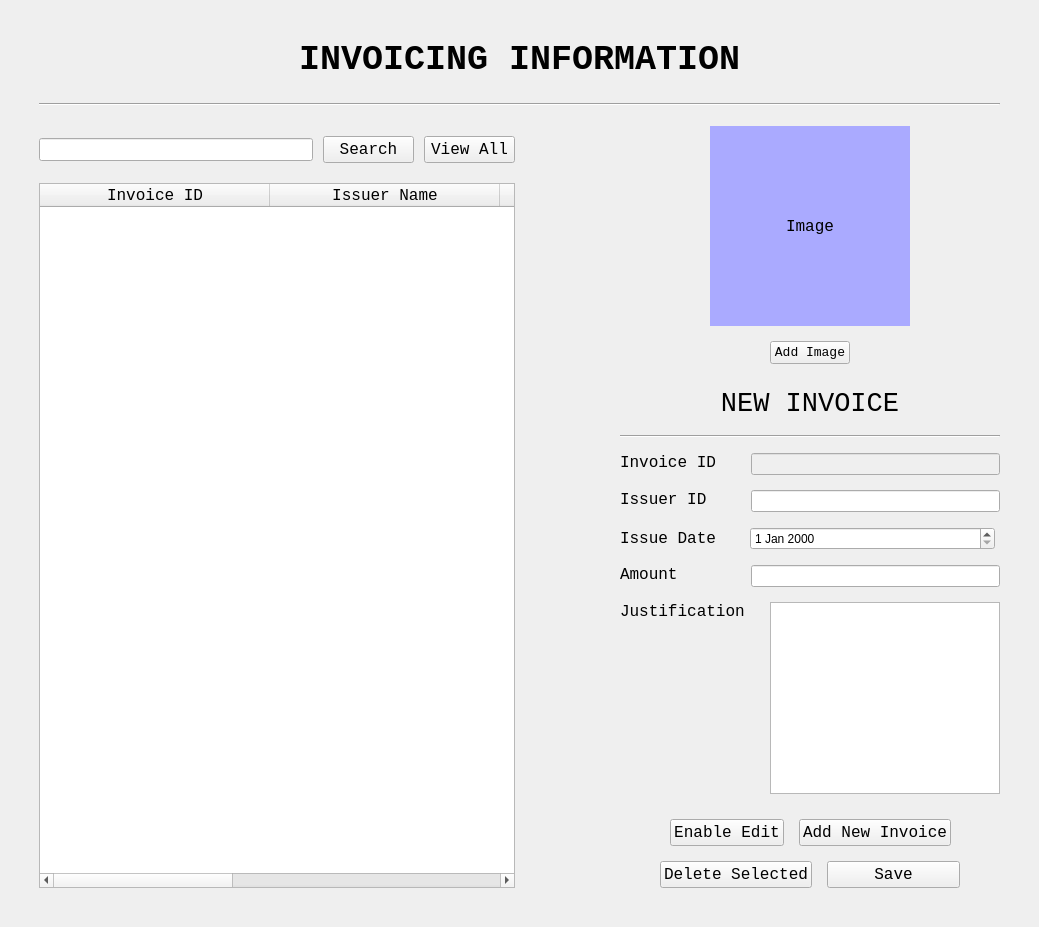
<?xml version="1.0" encoding="UTF-8"?>
<ui version="4.0">
 <class>MainWindow</class>
 <widget class="QMainWindow" name="MainWindow">
  <property name="geometry">
   <rect>
    <x>0</x>
    <y>0</y>
    <width>1039</width>
    <height>927</height>
   </rect>
  </property>
  <property name="windowTitle">
   <string>MainWindow</string>
  </property>
  <widget class="QWidget" name="centralwidget">
   <layout class="QVBoxLayout" name="verticalLayout_9">
    <item>
     <layout class="QVBoxLayout" name="verticalLayout_4" stretch="0,0,0,1">
      <property name="spacing">
       <number>10</number>
      </property>
      <property name="leftMargin">
       <number>30</number>
      </property>
      <property name="topMargin">
       <number>30</number>
      </property>
      <property name="rightMargin">
       <number>30</number>
      </property>
      <property name="bottomMargin">
       <number>30</number>
      </property>
      <item>
       <layout class="QVBoxLayout" name="verticalLayout">
        <item>
         <widget class="QLabel" name="ServiceLebel1">
          <property name="font">
           <font>
            <family>Courier New</family>
            <pointsize>26</pointsize>
            <weight>75</weight>
            <bold>true</bold>
           </font>
          </property>
          <property name="text">
           <string>INVOICING INFORMATION</string>
          </property>
          <property name="alignment">
           <set>Qt::AlignCenter</set>
          </property>
         </widget>
        </item>
       </layout>
      </item>
      <item>
       <spacer name="verticalSpacer_2">
        <property name="orientation">
         <enum>Qt::Vertical</enum>
        </property>
        <property name="sizeHint" stdset="0">
         <size>
          <width>938</width>
          <height>13</height>
         </size>
        </property>
       </spacer>
      </item>
      <item>
       <widget class="Line" name="line">
        <property name="orientation">
         <enum>Qt::Horizontal</enum>
        </property>
       </widget>
      </item>
      <item>
       <layout class="QHBoxLayout" name="horizontalLayout_8" stretch="50,10,40">
        <item>
         <layout class="QVBoxLayout" name="verticalLayout_3">
          <item>
           <layout class="QHBoxLayout" name="horizontalLayout" stretch="30,10,10">
            <property name="topMargin">
             <number>20</number>
            </property>
            <property name="rightMargin">
             <number>0</number>
            </property>
            <property name="bottomMargin">
             <number>10</number>
            </property>
            <item>
             <widget class="QLineEdit" name="line_bill_search">
              <property name="font">
               <font>
                <pointsize>10</pointsize>
               </font>
              </property>
             </widget>
            </item>
            <item>
             <widget class="QPushButton" name="line_bill_view_all">
              <property name="font">
               <font>
                <family>Courier New</family>
                <pointsize>12</pointsize>
               </font>
              </property>
              <property name="cursor">
               <cursorShape>PointingHandCursor</cursorShape>
              </property>
              <property name="text">
               <string>Search</string>
              </property>
             </widget>
            </item>
            <item>
             <widget class="QPushButton" name="button_bill_view_all">
              <property name="font">
               <font>
                <family>Courier New</family>
                <pointsize>12</pointsize>
               </font>
              </property>
              <property name="cursor">
               <cursorShape>PointingHandCursor</cursorShape>
              </property>
              <property name="text">
               <string>View All</string>
              </property>
             </widget>
            </item>
           </layout>
          </item>
          <item>
           <widget class="QTableWidget" name="table_bill">
            <property name="minimumSize">
             <size>
              <width>449</width>
              <height>0</height>
             </size>
            </property>
            <property name="font">
             <font>
              <family>Courier New</family>
              <pointsize>12</pointsize>
             </font>
            </property>
            <attribute name="horizontalHeaderDefaultSectionSize">
             <number>230</number>
            </attribute>
            <column>
             <property name="text">
              <string>Invoice ID</string>
             </property>
             <property name="font">
              <font>
               <family>Courier New</family>
               <pointsize>12</pointsize>
              </font>
             </property>
            </column>
            <column>
             <property name="text">
              <string>Issuer Name</string>
             </property>
             <property name="font">
              <font>
               <family>Courier New</family>
               <pointsize>12</pointsize>
              </font>
             </property>
            </column>
            <column>
             <property name="text">
              <string>Issue Date</string>
             </property>
             <property name="font">
              <font>
               <family>Courier New</family>
               <pointsize>12</pointsize>
              </font>
             </property>
            </column>
            <column>
             <property name="text">
              <string>Amount</string>
             </property>
             <property name="font">
              <font>
               <family>Courier New</family>
               <pointsize>12</pointsize>
              </font>
             </property>
            </column>
            <column>
             <property name="text">
              <string>Justification</string>
             </property>
             <property name="font">
              <font>
               <family>Courier New</family>
               <pointsize>12</pointsize>
              </font>
             </property>
            </column>
           </widget>
          </item>
         </layout>
        </item>
        <item>
         <spacer name="horizontalSpacer">
          <property name="orientation">
           <enum>Qt::Horizontal</enum>
          </property>
          <property name="sizeHint" stdset="0">
           <size>
            <width>40</width>
            <height>20</height>
           </size>
          </property>
         </spacer>
        </item>
        <item>
         <layout class="QVBoxLayout" name="verticalLayout_5">
          <property name="spacing">
           <number>15</number>
          </property>
          <item>
           <spacer name="verticalSpacer_4">
            <property name="orientation">
             <enum>Qt::Vertical</enum>
            </property>
            <property name="sizeHint" stdset="0">
             <size>
              <width>20</width>
              <height>40</height>
             </size>
            </property>
           </spacer>
          </item>
          <item>
           <layout class="QVBoxLayout" name="verticalLayout_8">
            <item>
             <layout class="QHBoxLayout" name="horizontalLayout_11">
              <item>
               <widget class="QLabel" name="label_2">
                <property name="sizePolicy">
                 <sizepolicy hsizetype="Fixed" vsizetype="Fixed">
                  <horstretch>0</horstretch>
                  <verstretch>0</verstretch>
                 </sizepolicy>
                </property>
                <property name="minimumSize">
                 <size>
                  <width>200</width>
                  <height>200</height>
                 </size>
                </property>
                <property name="maximumSize">
                 <size>
                  <width>200</width>
                  <height>200</height>
                 </size>
                </property>
                <property name="font">
                 <font>
                  <family>Courier New</family>
                  <pointsize>12</pointsize>
                 </font>
                </property>
                <property name="styleSheet">
                 <string notr="true">background-color: rgb(170, 170, 255);</string>
                </property>
                <property name="text">
                 <string>Image</string>
                </property>
                <property name="alignment">
                 <set>Qt::AlignCenter</set>
                </property>
               </widget>
              </item>
             </layout>
            </item>
            <item>
             <layout class="QHBoxLayout" name="horizontalLayout_12">
              <item>
               <widget class="QPushButton" name="button_Image">
                <property name="sizePolicy">
                 <sizepolicy hsizetype="Fixed" vsizetype="Fixed">
                  <horstretch>0</horstretch>
                  <verstretch>0</verstretch>
                 </sizepolicy>
                </property>
                <property name="font">
                 <font>
                  <family>Courier New</family>
                  <pointsize>10</pointsize>
                 </font>
                </property>
                <property name="cursor">
                 <cursorShape>PointingHandCursor</cursorShape>
                </property>
                <property name="styleSheet">
                 <string notr="true"/>
                </property>
                <property name="text">
                 <string>Add Image</string>
                </property>
               </widget>
              </item>
             </layout>
            </item>
           </layout>
          </item>
          <item>
           <spacer name="verticalSpacer">
            <property name="orientation">
             <enum>Qt::Vertical</enum>
            </property>
            <property name="sizeHint" stdset="0">
             <size>
              <width>20</width>
              <height>40</height>
             </size>
            </property>
           </spacer>
          </item>
          <item>
           <layout class="QVBoxLayout" name="verticalLayout_6">
            <item>
             <widget class="QLabel" name="label">
              <property name="sizePolicy">
               <sizepolicy hsizetype="Preferred" vsizetype="Preferred">
                <horstretch>0</horstretch>
                <verstretch>0</verstretch>
               </sizepolicy>
              </property>
              <property name="font">
               <font>
                <family>Courier New</family>
                <pointsize>20</pointsize>
               </font>
              </property>
              <property name="text">
               <string>NEW INVOICE</string>
              </property>
              <property name="alignment">
               <set>Qt::AlignCenter</set>
              </property>
             </widget>
            </item>
            <item>
             <widget class="Line" name="line_2">
              <property name="orientation">
               <enum>Qt::Horizontal</enum>
              </property>
             </widget>
            </item>
           </layout>
          </item>
          <item>
           <layout class="QHBoxLayout" name="horizontalLayout_2" stretch="30,64">
            <item>
             <widget class="QLabel" name="ServiceIdLebel">
              <property name="sizePolicy">
               <sizepolicy hsizetype="Preferred" vsizetype="Preferred">
                <horstretch>0</horstretch>
                <verstretch>0</verstretch>
               </sizepolicy>
              </property>
              <property name="font">
               <font>
                <family>Courier New</family>
                <pointsize>12</pointsize>
               </font>
              </property>
              <property name="text">
               <string>Invoice ID</string>
              </property>
              <property name="alignment">
               <set>Qt::AlignLeading|Qt::AlignLeft|Qt::AlignTop</set>
              </property>
             </widget>
            </item>
            <item>
             <widget class="QLineEdit" name="line_bill_id">
              <property name="enabled">
               <bool>false</bool>
              </property>
              <property name="sizePolicy">
               <sizepolicy hsizetype="Expanding" vsizetype="Preferred">
                <horstretch>0</horstretch>
                <verstretch>0</verstretch>
               </sizepolicy>
              </property>
             </widget>
            </item>
           </layout>
          </item>
          <item>
           <layout class="QHBoxLayout" name="horizontalLayout_3" stretch="30,64">
            <item>
             <widget class="QLabel" name="ServiceNameLebel">
              <property name="sizePolicy">
               <sizepolicy hsizetype="Preferred" vsizetype="Preferred">
                <horstretch>0</horstretch>
                <verstretch>0</verstretch>
               </sizepolicy>
              </property>
              <property name="font">
               <font>
                <family>Courier New</family>
                <pointsize>12</pointsize>
               </font>
              </property>
              <property name="text">
               <string>Issuer ID</string>
              </property>
              <property name="alignment">
               <set>Qt::AlignLeading|Qt::AlignLeft|Qt::AlignTop</set>
              </property>
             </widget>
            </item>
            <item>
             <widget class="QLineEdit" name="line_animal_id">
              <property name="sizePolicy">
               <sizepolicy hsizetype="Expanding" vsizetype="Preferred">
                <horstretch>0</horstretch>
                <verstretch>0</verstretch>
               </sizepolicy>
              </property>
             </widget>
            </item>
           </layout>
          </item>
          <item>
           <layout class="QHBoxLayout" name="horizontalLayout_5" stretch="7,15">
            <property name="rightMargin">
             <number>5</number>
            </property>
            <property name="bottomMargin">
             <number>0</number>
            </property>
            <item>
             <widget class="QLabel" name="AvailabilityLebel">
              <property name="sizePolicy">
               <sizepolicy hsizetype="Preferred" vsizetype="Fixed">
                <horstretch>0</horstretch>
                <verstretch>0</verstretch>
               </sizepolicy>
              </property>
              <property name="font">
               <font>
                <family>Courier New</family>
                <pointsize>12</pointsize>
               </font>
              </property>
              <property name="text">
               <string>Issue Date</string>
              </property>
             </widget>
            </item>
            <item>
             <widget class="QDateEdit" name="dateEdit">
              <property name="sizePolicy">
               <sizepolicy hsizetype="Expanding" vsizetype="Fixed">
                <horstretch>0</horstretch>
                <verstretch>0</verstretch>
               </sizepolicy>
              </property>
             </widget>
            </item>
           </layout>
          </item>
          <item>
           <layout class="QHBoxLayout" name="horizontalLayout_4" stretch="30,64">
            <item>
             <widget class="QLabel" name="CostLebel">
              <property name="font">
               <font>
                <family>Courier New</family>
                <pointsize>12</pointsize>
               </font>
              </property>
              <property name="text">
               <string>Amount</string>
              </property>
              <property name="alignment">
               <set>Qt::AlignLeading|Qt::AlignLeft|Qt::AlignTop</set>
              </property>
             </widget>
            </item>
            <item>
             <widget class="QLineEdit" name="line_bill_cost">
              <property name="sizePolicy">
               <sizepolicy hsizetype="Expanding" vsizetype="Preferred">
                <horstretch>0</horstretch>
                <verstretch>0</verstretch>
               </sizepolicy>
              </property>
             </widget>
            </item>
           </layout>
          </item>
          <item>
           <layout class="QHBoxLayout" name="horizontalLayout_6" stretch="7,15">
            <item>
             <widget class="QLabel" name="label_3">
              <property name="font">
               <font>
                <family>Courier New</family>
                <pointsize>12</pointsize>
               </font>
              </property>
              <property name="text">
               <string>Justification </string>
              </property>
              <property name="alignment">
               <set>Qt::AlignLeading|Qt::AlignLeft|Qt::AlignTop</set>
              </property>
             </widget>
            </item>
            <item>
             <widget class="QTextEdit" name="textEdit">
              <property name="sizePolicy">
               <sizepolicy hsizetype="Expanding" vsizetype="Fixed">
                <horstretch>0</horstretch>
                <verstretch>0</verstretch>
               </sizepolicy>
              </property>
              <property name="font">
               <font>
                <family>Courier New</family>
                <pointsize>12</pointsize>
               </font>
              </property>
             </widget>
            </item>
           </layout>
          </item>
          <item>
           <spacer name="verticalSpacer_3">
            <property name="orientation">
             <enum>Qt::Vertical</enum>
            </property>
            <property name="sizeHint" stdset="0">
             <size>
              <width>20</width>
              <height>40</height>
             </size>
            </property>
           </spacer>
          </item>
          <item>
           <layout class="QVBoxLayout" name="verticalLayout_button">
            <property name="topMargin">
             <number>0</number>
            </property>
            <property name="bottomMargin">
             <number>0</number>
            </property>
            <item>
             <layout class="QHBoxLayout" name="horizontalLayout_9">
              <item>
               <spacer name="horizontalSpacer_7">
                <property name="orientation">
                 <enum>Qt::Horizontal</enum>
                </property>
                <property name="sizeHint" stdset="0">
                 <size>
                  <width>40</width>
                  <height>20</height>
                 </size>
                </property>
               </spacer>
              </item>
              <item>
               <widget class="QPushButton" name="button_bill_cancel">
                <property name="sizePolicy">
                 <sizepolicy hsizetype="Preferred" vsizetype="Fixed">
                  <horstretch>0</horstretch>
                  <verstretch>0</verstretch>
                 </sizepolicy>
                </property>
                <property name="font">
                 <font>
                  <family>Courier New</family>
                  <pointsize>12</pointsize>
                 </font>
                </property>
                <property name="cursor">
                 <cursorShape>PointingHandCursor</cursorShape>
                </property>
                <property name="text">
                 <string>Enable Edit</string>
                </property>
               </widget>
              </item>
              <item>
               <widget class="QPushButton" name="button_bill_add">
                <property name="sizePolicy">
                 <sizepolicy hsizetype="Preferred" vsizetype="Fixed">
                  <horstretch>0</horstretch>
                  <verstretch>0</verstretch>
                 </sizepolicy>
                </property>
                <property name="font">
                 <font>
                  <family>Courier New</family>
                  <pointsize>12</pointsize>
                 </font>
                </property>
                <property name="cursor">
                 <cursorShape>PointingHandCursor</cursorShape>
                </property>
                <property name="text">
                 <string>Add New Invoice</string>
                </property>
               </widget>
              </item>
              <item>
               <spacer name="horizontalSpacer_8">
                <property name="orientation">
                 <enum>Qt::Horizontal</enum>
                </property>
                <property name="sizeHint" stdset="0">
                 <size>
                  <width>40</width>
                  <height>20</height>
                 </size>
                </property>
               </spacer>
              </item>
             </layout>
            </item>
            <item>
             <layout class="QHBoxLayout" name="horizontalLayout_7" stretch="0,0,1,0">
              <item>
               <spacer name="horizontalSpacer_2">
                <property name="orientation">
                 <enum>Qt::Horizontal</enum>
                </property>
                <property name="sizeHint" stdset="0">
                 <size>
                  <width>40</width>
                  <height>20</height>
                 </size>
                </property>
               </spacer>
              </item>
              <item>
               <widget class="QPushButton" name="button_bill_delete">
                <property name="sizePolicy">
                 <sizepolicy hsizetype="Preferred" vsizetype="Fixed">
                  <horstretch>0</horstretch>
                  <verstretch>0</verstretch>
                 </sizepolicy>
                </property>
                <property name="font">
                 <font>
                  <family>Courier New</family>
                  <pointsize>12</pointsize>
                 </font>
                </property>
                <property name="cursor">
                 <cursorShape>PointingHandCursor</cursorShape>
                </property>
                <property name="text">
                 <string>Delete Selected</string>
                </property>
               </widget>
              </item>
              <item>
               <widget class="QPushButton" name="button_bill_save">
                <property name="sizePolicy">
                 <sizepolicy hsizetype="Preferred" vsizetype="Fixed">
                  <horstretch>0</horstretch>
                  <verstretch>0</verstretch>
                 </sizepolicy>
                </property>
                <property name="font">
                 <font>
                  <family>Courier New</family>
                  <pointsize>12</pointsize>
                 </font>
                </property>
                <property name="cursor">
                 <cursorShape>PointingHandCursor</cursorShape>
                </property>
                <property name="text">
                 <string>Save</string>
                </property>
               </widget>
              </item>
              <item>
               <spacer name="horizontalSpacer_3">
                <property name="orientation">
                 <enum>Qt::Horizontal</enum>
                </property>
                <property name="sizeHint" stdset="0">
                 <size>
                  <width>40</width>
                  <height>20</height>
                 </size>
                </property>
               </spacer>
              </item>
             </layout>
            </item>
           </layout>
          </item>
         </layout>
        </item>
       </layout>
      </item>
     </layout>
    </item>
   </layout>
  </widget>
 </widget>
 <resources/>
 <connections/>
</ui>
